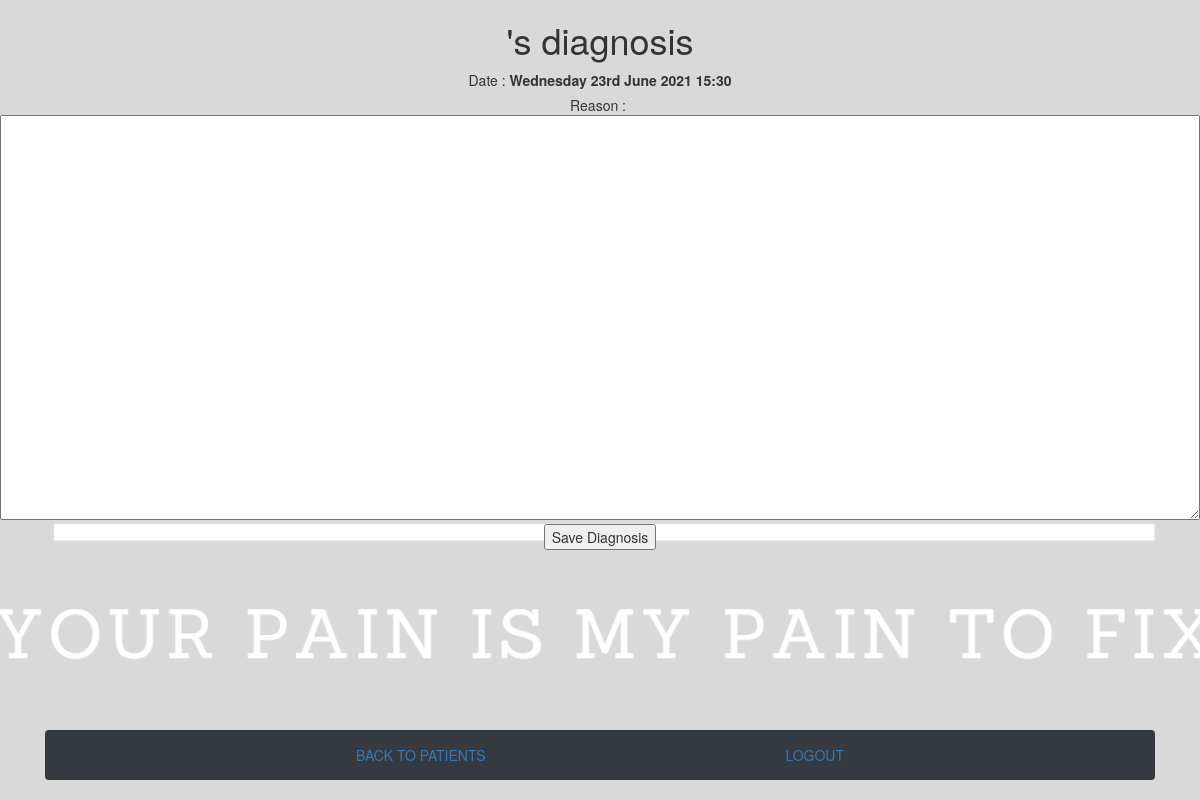
The app's page /files.php?dateAndTime=Wednesday 23rd June 2021 15:30, older data.
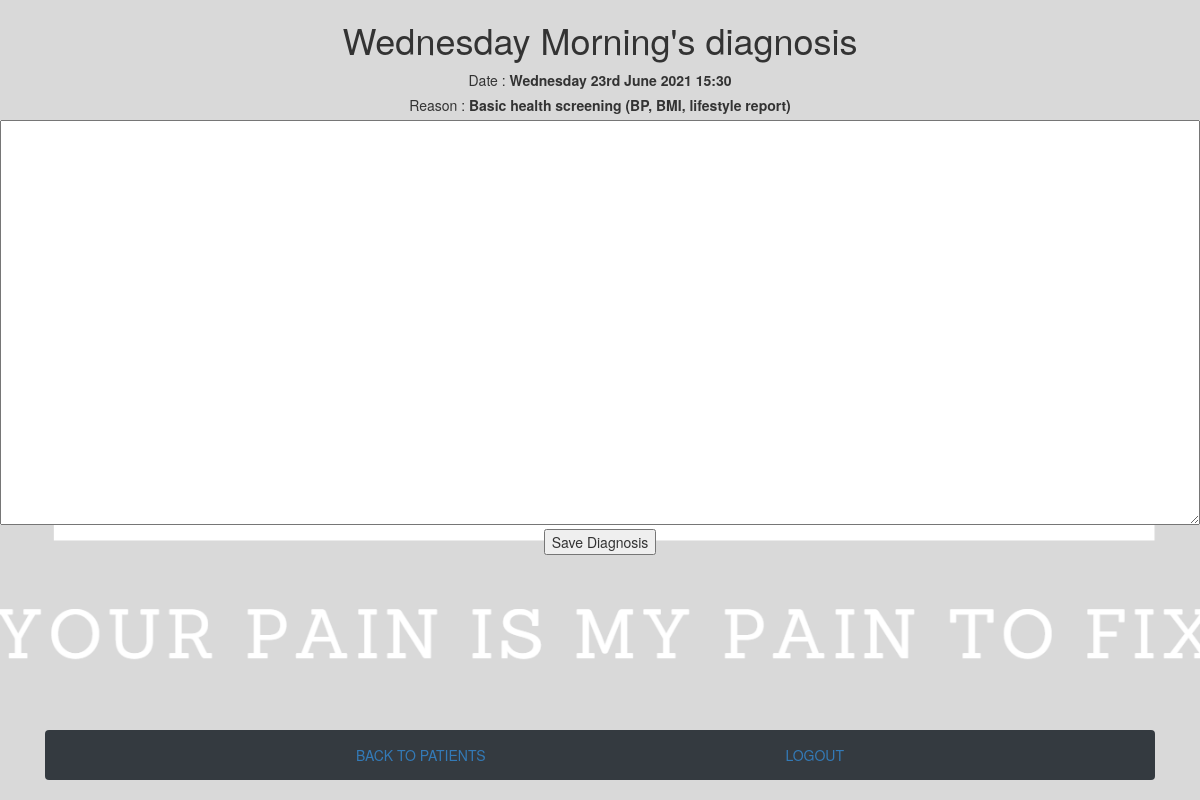
The same page, newer data.
### tables this page shows
CREATE TABLE `book` (
  `cell` varchar(50) NOT NULL,
  `dateAndTime` varchar(50) NOT NULL,
  `reason` varchar(50) NOT NULL,
  `id` int(11) NOT NULL,
  `name` varchar(100) NOT NULL,
  `diagnosis` varchar(1000) NOT NULL
);

### files.php (the view, shortened to what this page needs)
<!DOCTYPE html>
<html>
    <head>
        <link rel="stylesheet" href="theCss.css">
        <link rel="stylesheet" href="https://stackpath.bootstrapcdn.com/bootstrap/4.4.1/css/bootstrap.min.css">
        <link rel="stylesheet" href="https://maxcdn.bootstrapcdn.com/bootstrap/3.4.1/css/bootstrap.min.css">
    </head>
    <body>
        <?php
        include 'db.php';
        ?>
    <center>
        <table align="center">
            <?php
            $dateAndTime = $_GET['dateAndTime'];
            $result = $mysqli->query("SELECT * from book where dateAndTime='$dateAndTime'") or
                    die($mysqli->error);
            $row = $result->fetch_array();
            $reason = $row['reason'];
            $name = $row['name'];
            ?>
            <center>
                <form action="" method="POST">
                                <h1><?php  echo $name; ?>'s diagnosis</h1>
                            Date : <label name="oldDateAndTime"><?php echo $dateAndTime; ?></label><br/>
                            Reason : <label name="reason"><?php echo $reason; ?></label>
                        <textarea name="diagnosis" cols="30" rows="14"></textarea>
                                         <table align="center">
                        <tr><td colspan="2" align="center"><p class="button-style"><input type="submit" title="Click To Save"  name="saveDiagnosis" value="Save Diagnosis" align="center"/></p></td></tr>
                    </table>
                </form>
                </body>
                </html>
                <div class="container fixed-bottom">
                    <nav class="navbar navbar-dark bg-dark">
                        <div class="btn-group dropup">
                            <a href="doctor.php">BACK TO PATIENTS</a>
                        </div>
                        <div class="btn-group dropup">
                            <a href="index.php">LOGOUT</a>
                        </div>
                    </nav>
                </div>
    </body>
</html>

Row changes from the older to the newer data that the page shows:
added book: name "Wednesday Morning", reason "Basic health screening (BP, BMI, lifestyle report)"
